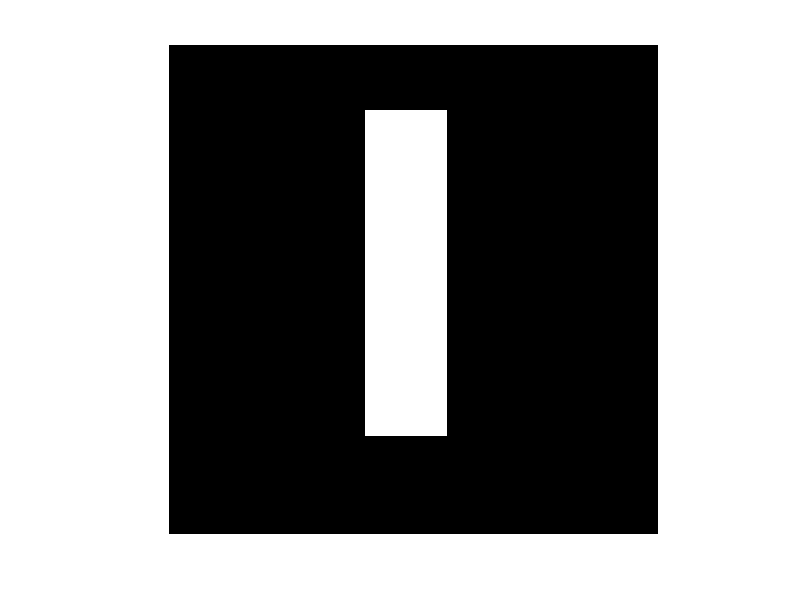
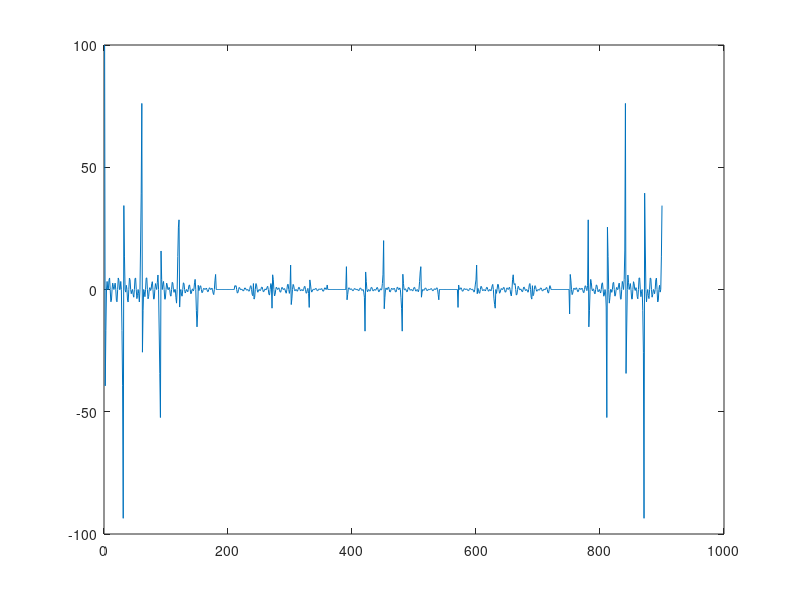

Write the MATLAB code that produced these figures, in order.
%Clear the Console
clc;
%Delete All Memory Variables/Close All Windows
clear all;
close all;

%{
    Image can be processed in 2 way, Frequency Domain, and Spatial Domain. 
      We use (Spatial Domain -- Image described as Pixels).
      Frequency Domain (is image described as Frequencies in Hz).
      There's another representation "Time Domain"
      
     The Conversion we use --> Fourier Transform 
      The Fourier Transform is used to decompose an image into 
      its sine and cosine components 
      
%}

f = zeros(30,30);
f(5:24,13:17) = 1;

figure;imshow(f);

F = fft2(f);
# F_LOG = log(abs(F)); -- for Testing
X = F(:);
size_F = size(X);
figure;plot([1:size_F(1)],X);
